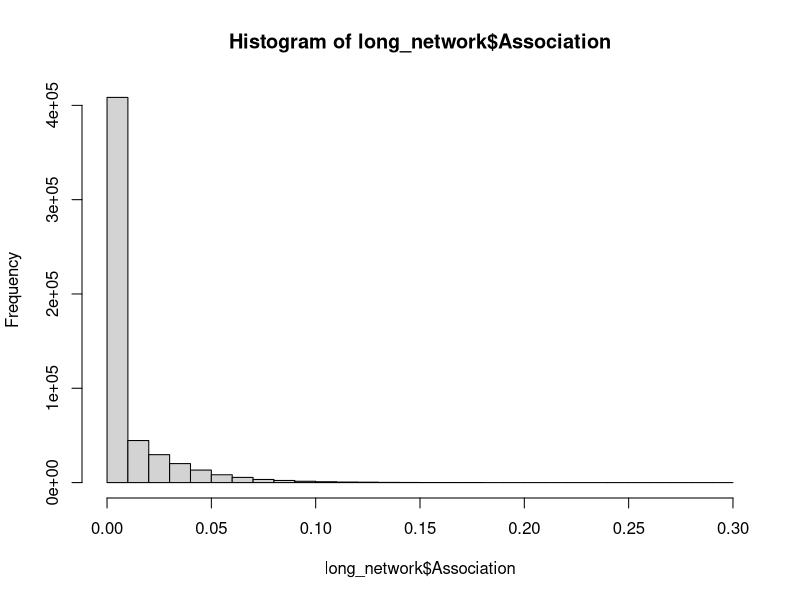
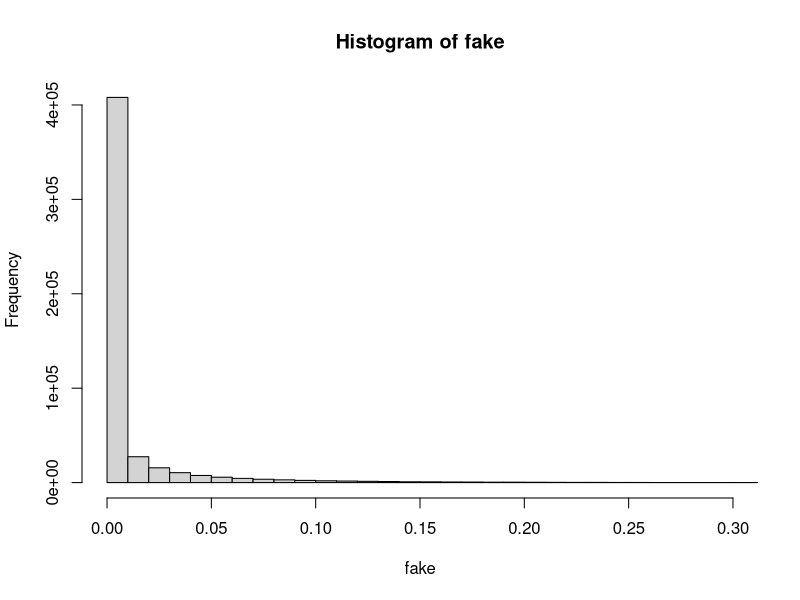
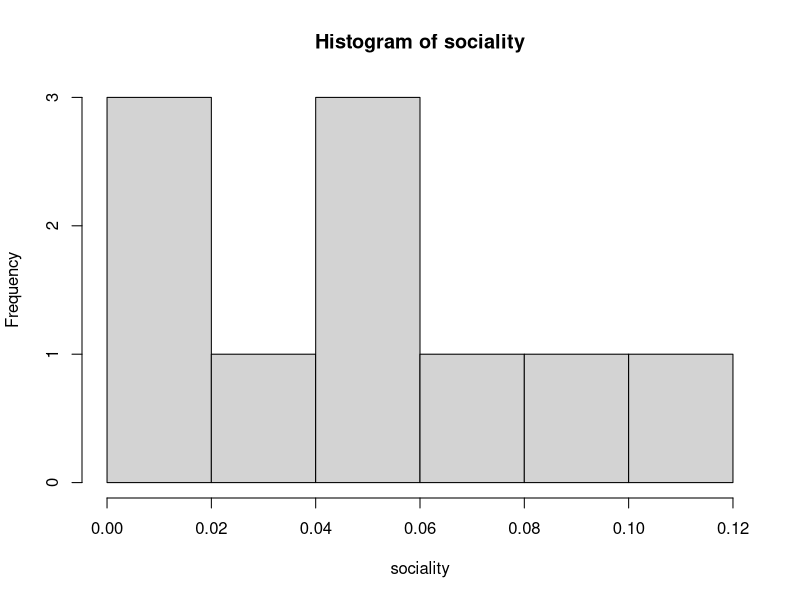
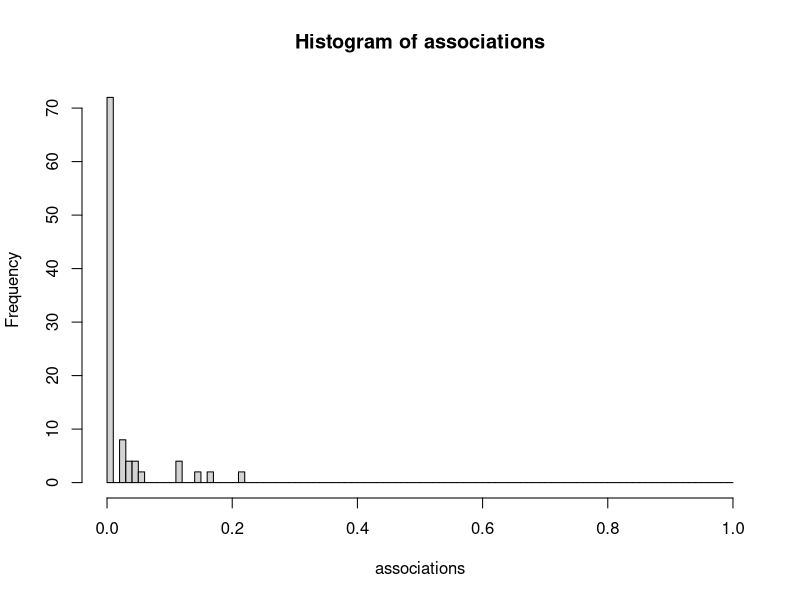
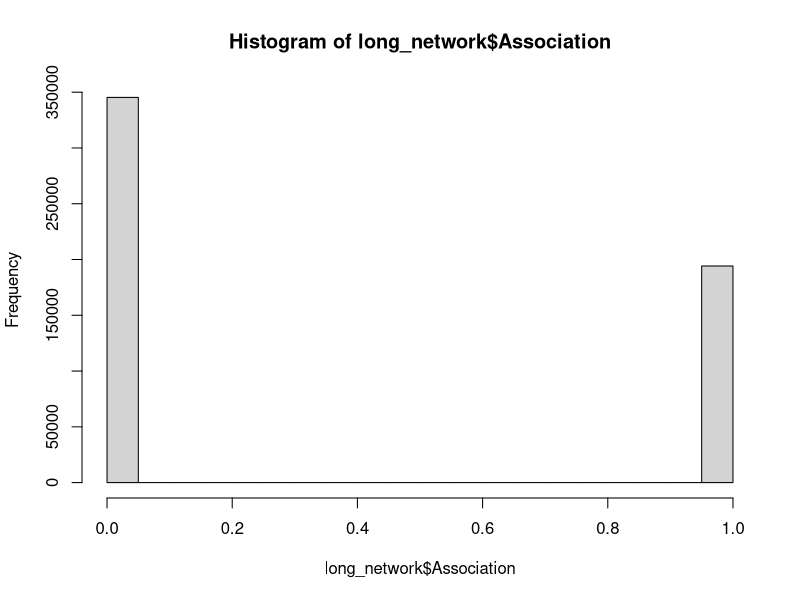

R code for these plots, in order:
# for messing with the network association matrix from Zac
# Feb 2025
library(tidyr)

set.seed <- 5

## load associations from Zac for 735 EMB Zc over all years of monitoring
# 0s mean those individuals never overlapped (between or within years)
network <- read.csv("Data/social_network_associations_zac_EMB.csv")

# wide to long format
long_network <- network %>% 
  pivot_longer(!ID, names_to = "Buddy_ID", values_to = "Association")

# remove self-associations and make 0s non-zero
long_network <- long_network[-which(long_network$ID == long_network$Buddy_ID),]
long_network$Association[which(long_network$Association == 0)] <- 0.0000001

# check stats and viz
max(long_network$Association)
mean(long_network$Association)
hist(long_network$Association, breaks = seq(0, 0.3, 0.01))

# fit a beta dist to it
start_vals <- list(shape1 = 0.1, shape2 = 10)
fit <- MASS::fitdistr(x = long_network$Association, densfun = "beta", start = start_vals)

# simulate fake data from the fitted beta and viz it
# round so almost-zeroes become zeroes again - janky zi workaround
fake <- round(rbeta(500000, fit$estimate[1], fit$estimate[2]), digits = 3)
max(fake)
mean(fake)
hist(fake, breaks = seq(0, 1, 0.01), xlim = c(0, 0.3))
# fit isn't perfect. 
# This is a messy janky way to do this but it'll do for now
# Don't want to break out the zero inflated BS

## Create a dummy matrix to mess with learning integration

# define parameters
max.sociality <- 0.5 # m in functional response for receptivity
num_pinns <- 10 # number of pinnipeds in matrix

# create associations matrix
associations <- matrix(data = fake[1:(num_pinns*num_pinns)], nrow = num_pinns, ncol = num_pinns)
colnames(associations) <- 1:num_pinns
rownames(associations) <- 1:num_pinns
# keep <- associations

# make self-associations = 0
# and mirror across 1:1 axis
for(i in 1:num_pinns){
  associations[i,i] <- 0
  for(j in 1:(i-1)){
    associations[j,i] <- associations[i,j]
  }
}
# keep.2 <- associations

# scale so max total associations for any individual is max.sociality = 0.5
sociality <- colSums(associations)
sociality.scaled <- sociality * (max.sociality/max(sociality))
for(i in 1:num_pinns){
  for(k in 1:num_pinns){
    associations[k,i] <- associations[k,i] * (sociality.scaled[i]/max(sociality[i]))
  }
}
# check and viz
hist(sociality)
hist(associations, breaks = seq(0, 1, 0.01))

# create fake probs matrix
probs <- data.frame(matrix(data = rnorm(10, 0.5, 0.2), nrow = 10, ncol = 1))
probs <- probs # this is for continuity between runs bc set.seed isn't working

R <- sociality.scaled * (4 * (probs - (probs^2)))^3 # from Andrew desmos, pseudo-beta-shaped function

P_G <- NA
P_S <- NA
for(seal in 1:10){
  P_S[seal] <- sum(associations[,seal] * probs)
  P_G[seal] <- (1-R[seal,]) * probs[seal,] + R[seal,] * P_S[seal]
}
P_G
P_S
# seems to work!


#####-----------------------------------------------
# March 2025

# But really I'm just using the matrix as a binary connected/not
# So should change to 0 & 1 and draw from a binomial distribution
# not the pseudo-beta shenanigans

## load associations from Zac for 735 EMB Zc over all years of monitoring
# 0s mean those individuals never overlapped (between or within years)
network <- read.csv("Data/social_network_associations_zac_EMB.csv")

# wide to long format
long_network <- network %>% 
  pivot_longer(!ID, names_to = "Buddy_ID", values_to = "Association")

# remove self-associations and make all 1 and 0
long_network <- long_network[-which(long_network$ID == long_network$Buddy_ID),]
long_network$Association[which(long_network$Association > 0)] <- 1

# check stats and viz
max(long_network$Association)
mean(long_network$Association)
hist(long_network$Association)

# describe a binomial dist to it
num_connections <- length(which(long_network$Association == 1))
total_nodes <- nrow(long_network)
fake <- rbinom(1000, 1, num_connections/total_nodes)


